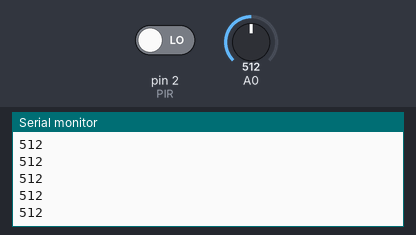
This sketch was run on a simulated Arduino Uno, built with avr-gcc and run on an emulated ATmega328P. Parts: the last lines printed to the serial monitor. The test bench sets the inputs (shaded band); at power-on: A0 = 512, pin 2 (PIR) LOW. No radio packets arrive unless stated.

Above: at 6.2 s.
6.3 s: A0 set to 716
At 7.0 s:
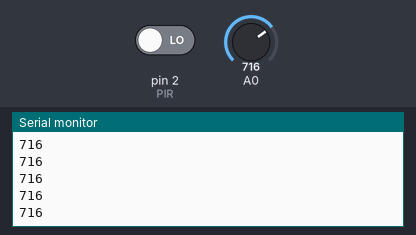
7.8 s: A0 set to 900
At 8.8 s:
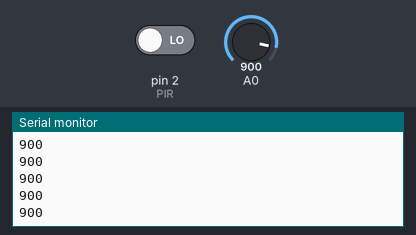
Timing chart, 0 to 10.8 s (numbered marks = the images above; inputs shaded):
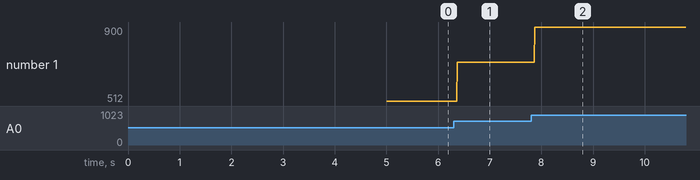

The sketch:

SenderModule.ino
```cpp
int PIR = 2; // the pin that the PIR sensor is attached

#include <nRF24L01.h>
#include <RF24.h>
#include <SPI.h>

int CE = 9;
int CSN = 10;
RF24 radio (CE, CSN);
const uint64_t pipe = 0xE8E8F0F0E1LL;
const int arraySize = 2;
int Array[arraySize];

void setup() {
  delay(5000);
  pinMode(PIR, INPUT);

  radio.begin();
  radio.openWritingPipe(pipe);
  radio.stopListening();
  radio.setPALevel(RF24_PA_MIN);
  pinMode(14, INPUT);
  Serial.begin(9600);
  digitalWrite(PIR, LOW);
}

void loop() {
  int sensorValue = analogRead(14);
  Serial.println(sensorValue);
  if (digitalRead(PIR) == HIGH ) {
    //Serial.println("Motion Detected");
    Array[0] = 1;
  }
  else {
    //Serial.println("No Motion");
    Array[0] = 0;
  }
  Array[1] = sensorValue;
  radio.write(&Array, sizeof(Array));
}
```

Measured:
- after the input at 6.3 s, the serial monitor: prints a new line after 0.07 s (image 1)
- after the input at 7.8 s, the serial monitor: prints a new line after 0.07 s (image 2)
- plotted number 1: 512 → 716 after the input at 6.3 s, 716 → 900 after the input at 7.8 s
